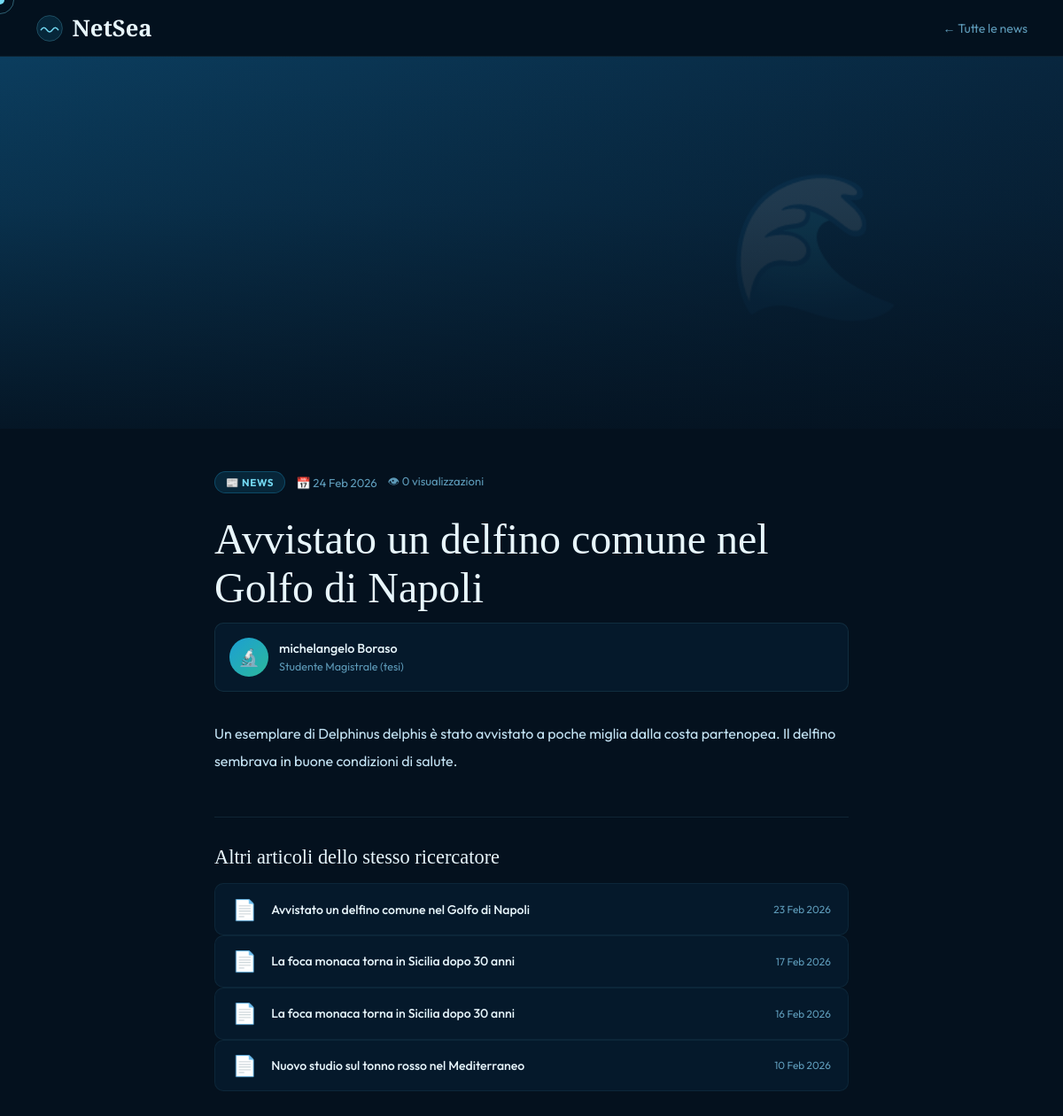
Page /news_detail.php?id=3 on the committed database.
### tables this page shows
CREATE TABLE `news` (
  `id_news` int(11) NOT NULL,
  `titolo` varchar(150) DEFAULT NULL,
  `contenuto` text DEFAULT NULL,
  `copertina` text DEFAULT NULL,
  `data_pub` date DEFAULT NULL,
  `visualizzazioni` int(11) DEFAULT NULL,
  `id_ricercatore` int(11) DEFAULT NULL
);

CREATE TABLE `utente` (
  `id_utente` int(11) NOT NULL,
  `username` varchar(50) DEFAULT NULL,
  `password_hash` text DEFAULT NULL,
  `email` varchar(150) DEFAULT NULL,
  `nome` varchar(100) DEFAULT NULL,
  `cognome` varchar(100) DEFAULT NULL,
  `data_registrazione` date DEFAULT NULL,
  `is_admin` tinyint(1) DEFAULT 0,
  `foto_profilo` varchar(255) DEFAULT NULL
);

CREATE TABLE `ricercatore` (
  `id_ricercatore` int(11) NOT NULL,
  `qualifica` varchar(100) DEFAULT NULL,
  `id_ente` int(11) DEFAULT NULL
);

### news_detail.php (the view, shortened to what this page needs)
<?php
require 'config.php';
$id = filter_input(INPUT_GET, 'id', FILTER_VALIDATE_INT);
$stmt = $connessione->prepare("
    SELECT n.*, u.nome AS nome_autore, u.cognome AS cognome_autore, r.qualifica
    FROM news n
    JOIN ricercatore r ON n.id_ricercatore = r.id_ricercatore
    JOIN utente u ON r.id_ricercatore = u.id_utente
    WHERE n.id_news = ?
");
$stmt->execute([$id]);
$n = $stmt->fetch();
$connessione->prepare("UPDATE news SET visualizzazioni = visualizzazioni + 1 WHERE id_news = ?")->execute([$id]);
$altri = $connessione->prepare("
    SELECT id_news, titolo, data_pub FROM news
    WHERE id_ricercatore = ? AND id_news != ?
    ORDER BY data_pub DESC LIMIT 4
");
$altri->execute([$n['id_ricercatore'], $id]);
$altre_news = $altri->fetchAll();
$data = $n['data_pub'] ? date('d M Y', strtotime($n['data_pub'])) : '';
$autore = trim(($n['nome_autore'] ?? '') . ' ' . ($n['cognome_autore'] ?? ''));
?>
<!DOCTYPE html>
<html lang="it">
<head>
  <link rel="stylesheet" href="style.css">
</head>
<body>
<nav>
  <a href="index.php" class="nav-logo">
    <svg viewBox="0 0 40 40" fill="none">
      <circle cx="20" cy="20" r="18" fill="rgba(27,159,212,.15)" stroke="rgba(114,215,240,.3)" stroke-width="1"/>
      <path d="M8 22 Q12 16 16 22 Q20 28 24 22 Q28 16 32 22" stroke="#72d7f0" stroke-width="2" fill="none" stroke-linecap="round"/>
    </svg>
    NetSea
  </a>
  <a href="news.php" class="nav-back">← Tutte le news</a>
</nav>
<div class="cover">
  <?php if (!empty($n['copertina'])): ?>
    <?php if (preg_match('/\.(mp4|webm)$/i', $n['copertina'])): ?>
      <video src="<?= htmlspecialchars($n['copertina']) ?>" autoplay muted loop playsinline></video>
    <?php else: ?>
      <img src="<?= htmlspecialchars($n['copertina']) ?>" alt="<?= htmlspecialchars($n['titolo']) ?>">
    <?php endif; ?>
  <?php else: ?>
    <div class="cover-emoji">🌊</div>
  <?php endif; ?>
  <div class="cover-overlay"></div>
</div>
<div class="article-wrap">
  <div class="article-meta">
    <span class="meta-tag">📰 News</span>
    <span class="meta-date">📅 <?= $data ?></span>
    <span class="meta-views">👁 <?= (int)($n['visualizzazioni'] ?? 0) ?> visualizzazioni</span>
  </div>
  <h1><?= htmlspecialchars($n['titolo']) ?></h1>
  <div class="autore-box">
    <div class="autore-avatar">🔬</div>
    <div class="autore-info">
      <p><?= htmlspecialchars($autore) ?></p>
      <span><?= htmlspecialchars($n['qualifica'] ?? 'Ricercatore') ?></span>
    </div>
  </div>
  <div class="article-body">
    <?php
    $testo = htmlspecialchars($n['contenuto'] ?? '');
    $testo = preg_replace('/\*\*(.+?)\*\*/s', '<strong>$1</strong>', $testo);
    $testo = preg_replace('/_(.+?)_/s', '<em>$1</em>', $testo);
    $paragrafi = explode("\n\n", $testo);
    foreach ($paragrafi as $p_txt) {
        $p_txt = trim($p_txt);
        echo '<p>' . nl2br($p_txt) . '</p>';
    }
    ?>
  </div>
  <?php if (!empty($altre_news)): ?>
  <div class="altre-news">
    <p class="altre-title">Altri articoli dello stesso ricercatore</p>
    <?php foreach ($altre_news as $an): ?>
    <a href="news_detail.php?id=<?= $an['id_news'] ?>" class="news-row">
      <span style="font-size:1.4rem;">📄</span>
      <h4><?= htmlspecialchars($an['titolo']) ?></h4>
      <span class="data"><?= $an['data_pub'] ? date('d M Y', strtotime($an['data_pub'])) : '' ?></span>
    </a>
    <?php endforeach; ?>
  </div>
  <?php endif; ?>
</div>
</body>
</html>

### style.css (style rules this page uses)
*, *::before, *::after { box-sizing: border-box; margin: 0; padding: 0; }
:root { --ink: #04111e; --deep: #071e33; --ocean: #0b3d5e; --mid: #1267a0; --wave: #1b9fd4; --foam: #72d7f0; --pearl: #e8f6fc; --sand: #f5ede0; --sand2: #e8d9c4; --coral: #e05a3a; --kelp: #2cb89b; --gold: #f0c040; --text: #c5e4f5; --muted: #5d9ab8; --ease: cubic-bezier(.25,.46,.45,.94); }
html { scroll-behavior: smooth; }
body { font-family: 'Outfit', sans-serif; background: var(--ink); color: var(--text); overflow-x: hidden; cursor: none; }
a { color: var(--wave); text-decoration: none; transition: color .2s; }
nav { position: sticky; top: 0; z-index: 200; height: 64px; display: flex; align-items: center; padding: 0 2.5rem; gap: 1rem; background: rgba(4,17,30,.95); border-bottom: 1px solid rgba(114,215,240,.08); }
.nav-logo { display: flex; align-items: center; gap: .6rem; text-decoration: none; font-family: 'Cormorant Garamond', serif; font-size: 1.6rem; font-weight: 600; color: var(--pearl); }
.nav-logo svg, .nav-logo-wave svg { width: 32px; height: 32px; }
.nav-back { margin-left: auto; color: var(--muted); font-size: .875rem; transition: color .2s; }
h1, h2, h3 { font-family: 'Cormorant Garamond', serif; font-weight: 400; color: var(--pearl); }
h1 { font-size: clamp(1.8rem, 4vw, 3rem); line-height: 1.15; margin-bottom: .75rem; }
.news-row { display: flex; align-items: center; gap: 1rem; background: rgba(11,61,94,.2); border: 1px solid rgba(114,215,240,.07); border-radius: 10px; padding: .9rem 1.2rem; text-decoration: none; transition: border-color .2s, background .2s; }
.news-row h4 { color: var(--pearl); font-size: .88rem; font-weight: 500; }
.news-row .data { margin-left: auto; flex-shrink: 0; font-size: .74rem; color: var(--muted); }
.cover { width: 100%; height: 420px; position: relative; overflow: hidden; background: linear-gradient(135deg, var(--ocean), var(--deep)); }
.cover-overlay { position: absolute; inset: 0; background: linear-gradient(0deg, rgba(4,17,30,.85) 0%, rgba(4,17,30,.2) 60%, transparent 100%); }
.article-wrap { max-width: 780px; margin: 0 auto; padding: 3rem 2rem 5rem; }
.article-meta { display: flex; flex-wrap: wrap; gap: .75rem; align-items: center; margin-bottom: 1.5rem; }
.meta-tag { padding: .25rem .75rem; border-radius: 20px; font-size: .72rem; font-weight: 700; text-transform: uppercase; letter-spacing: .06em; background: rgba(27,159,212,.15); border: 1px solid rgba(27,159,212,.3); color: var(--foam); }
.meta-date, .meta-views { color: var(--muted); font-size: .82rem; }
.autore-box { display: flex; align-items: center; gap: .75rem; padding: 1rem; background: rgba(11,61,94,.2); border: 1px solid rgba(114,215,240,.1); border-radius: 10px; margin-bottom: 2rem; }
.autore-avatar { width: 44px; height: 44px; border-radius: 50%; background: linear-gradient(135deg,var(--wave),var(--kelp)); display: flex; align-items: center; justify-content: center; font-size: 1.2rem; flex-shrink: 0; }
.autore-info p { color: var(--pearl); font-size: .9rem; font-weight: 500; }
.autore-info span { color: var(--muted); font-size: .78rem; }
.article-body { font-size: 1rem; line-height: 1.9; color: var(--text); }
.article-body p { margin-bottom: 1.25rem; }
.cover-emoji { position: absolute; inset: 0; display: flex; align-items: center; justify-content: flex-end; padding-right: 15%; font-size: 10rem; opacity: .12; pointer-events: none; }
.altre-news { margin-top: 3rem; padding-top: 2rem; border-top: 1px solid rgba(114,215,240,.1); }
.altre-title { font-family: 'Cormorant Garamond', serif; font-size: 1.4rem; color: var(--pearl); font-weight: 400; margin-bottom: 1rem; }

### rows in the picture
news: data_pub "24 Feb 2026", visualizzazioni "0", titolo "Avvistato un delfino comune nel Golfo di Napoli", utente.nome+cognome "michelangelo Boraso", id_ricercatore.qualifica "Studente Magistrale (tesi)", contenuto "Un esemplare di Delphinus delphis è stato avvistato a poche miglia dalla costa partenopea. Il delfino sembrava in buone condizioni di salute."
news: titolo "Avvistato un delfino comune nel Golfo di Napoli", data_pub "23 Feb 2026"
news: titolo "La foca monaca torna in Sicilia dopo 30 anni", data_pub "17 Feb 2026"
news: titolo "La foca monaca torna in Sicilia dopo 30 anni", data_pub "16 Feb 2026"
news: titolo "Nuovo studio sul tonno rosso nel Mediterraneo", data_pub "10 Feb 2026"
